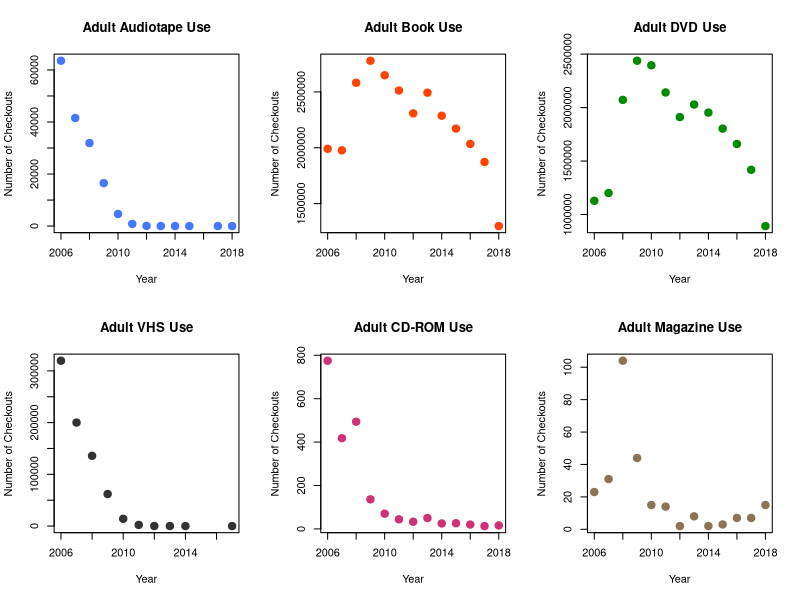
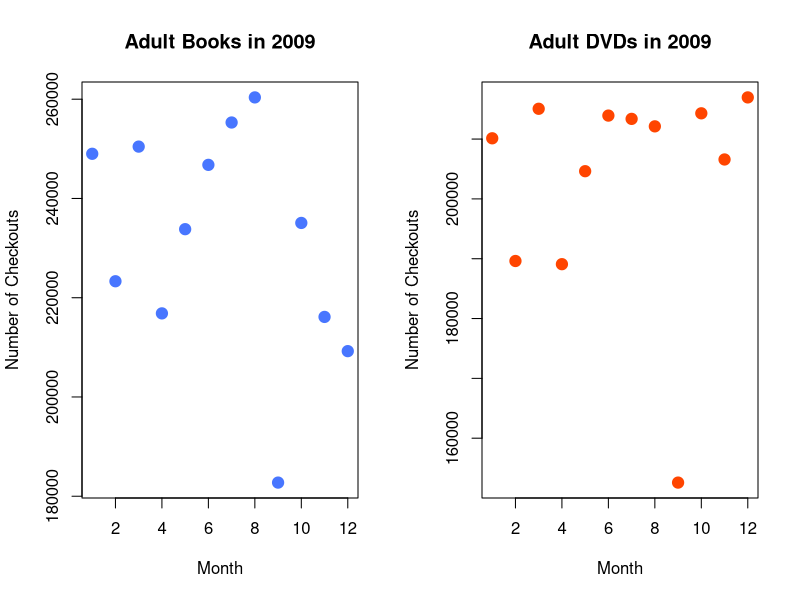

Write the R code that produced these figures, in order.
dat<-read.csv("combined_fin.csv",head=T,col.names=c("Year", "itemtype","Count"))

aat <- dat[dat$itemtype == "accas",c("Year","Count")]
acbk <- dat[dat$itemtype == "acbk",c("Year","Count")]
acdvd <- dat[dat$itemtype == "acdvd",c("Year","Count")]
acvhs <- dat[dat$itemtype == "acvhs",c("Year","Count")]
accdrom <- dat[dat$itemtype == "accdrom",c("Year","Count")]
acper <- dat[dat$itemtype == "acper",c("Year","Count")]

par(mfrow=c(2,3))
plot(Count~Year, aat,main="Adult Audiotape Use", xlab="Year",ylab="Number of Checkouts",pch=19,cex=1.5,col="royalblue1")
plot(Count~Year, acbk,main="Adult Book Use", xlab="Year",ylab="Number of Checkouts",pch=19,cex=1.5,col="orangered1")
plot(Count~Year, acdvd,main="Adult DVD Use", xlab="Year",ylab="Number of Checkouts",pch=19,cex=1.5,col="green4")
plot(Count~Year, acvhs,main="Adult VHS Use", xlab="Year",ylab="Number of Checkouts",pch=19,cex=1.5,col="gray20")
plot(Count~Year, accdrom,main="Adult CD-ROM Use", xlab="Year",ylab="Number of Checkouts",pch=19,cex=1.5,col="violetred3")
plot(Count~Year, acper,main="Adult Magazine Use", xlab="Year",ylab="Number of Checkouts",pch=19,cex=1.5,col="burlywood4")

acbk2009<-read.csv("acbk2009.csv",head=T,col.names=c("Month", "Count"))
acdvd2009<-read.csv("acdvd2009.csv",head=T,col.names=c("Month", "Count"))
par(mfrow=c(1,2))
plot(Count~Month, acbk2009,main="Adult Books in 2009", xlab="Month",ylab="Number of Checkouts",pch=19,cex=1.5,col="royalblue1")
plot(Count~Month, acdvd2009,main="Adult DVDs in 2009", xlab="Month",ylab="Number of Checkouts",pch=19,cex=1.5,col="orangered1")
